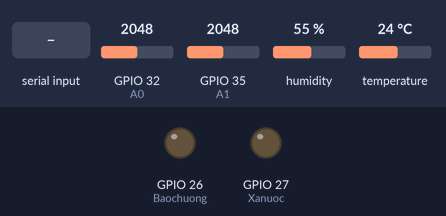
The sketch below on a simulated ESP32. Shown: output pins drawn as LEDs (lit = HIGH). The inputs (shaded band) are chosen by the test bench; at power-on: GPIO 35 (A1) = 2048, temperature 24 °C, GPIO 32 (A0) = 2048, humidity 55 %. WiFi joins after 1.5 s; servers stay silent unless stated; what the sketch prints to the serial monitor is not drawn.

Above: at 4.0 s.
4.1 s: GPIO 35 (A1) set to 3147
10.7 s: GPIO 35 (A1) set to 3273
At 16.8 s:
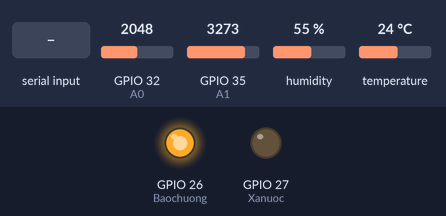
17.1 s: temperature set to 41 °C
23.4 s: "Ack*" received over the second serial link
At 24.4 s:
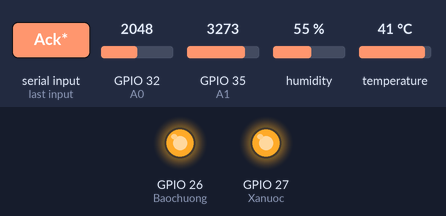
25.0 s: "From_2*" received over the second serial link
At 25.5 s:
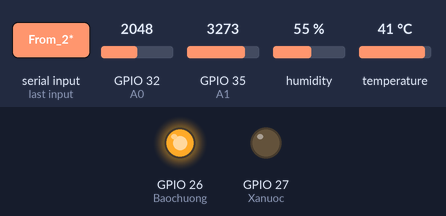
Timing chart, 0 to 32.7 s (numbered marks = the images above; inputs shaded):
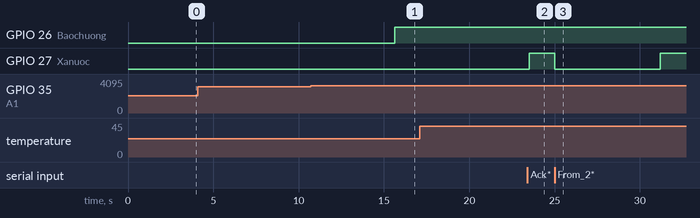

Measured:
- the behaviour switches between 3200 and 3201 on GPIO 35 (A1) (found by bisection; images 0 and 1)
- after the input at 4.1 s, every drawn part: stays the same
- after the input at 10.7 s, GPIO 26 (Baochuong): LOW → HIGH after 4.9 s
- after the input at 17.1 s, every drawn part: stays the same
- after the input at 23.4 s, GPIO 27 (Xanuoc): LOW → HIGH after 0.10 s
- after the input at 25.0 s, GPIO 27 (Xanuoc): HIGH → LOW at once, → HIGH 6.2 s later

The sketch:

Floor_1.ino
```cpp
#define BLYNK_TEMPLATE_ID "TMPL69m0tG7kg"
#define BLYNK_TEMPLATE_NAME "Project TKHT"

#include <WiFi.h>
#include <WiFiClient.h>
#include <BlynkSimpleEsp32.h>
#include <DHT.h>
#include <HardwareSerial.h>
#include <string.h>
#include <Wire.h>
#include <esp_sleep.h>

#define uS_TO_S_FACTOR 1000000ULL  // Hệ số chuyển đổi từ micro giây sang giây
#define DHTPIN 33  // Chân tín hiệu của cảm biến nhiệt độ
#define A0 32      // Chân tín hiệu của cảm biến khói
#define A1 35      // Chân tín hiệu của cảm biến lửa
#define DHTTYPE DHT11
#define LUA 3200
#define KHOI 3500
#define NHIET 33.5

DHT dht(DHTPIN, DHTTYPE);

#define Baochuong 26 // Chân điều khiển báo chuông
#define Xanuoc 27    // Chân điều khiển xả nước

char auth[] = "09b_f0OBfHzFsh19WrAER1ju0_HPIemx";
// Your WiFi credentials.
// Set password to "" for open networks.
char ssid[] = "snn";
char pass[] = "namnamnam";

int count = 0;
int dem_lua = 0;
int dem_khoi = 0;

HardwareSerial ZigbeeSerial (2);  // 16 : Rx 17 :Tx   của ESP32

void setup() {
    ZigbeeSerial.begin(9600);
    Serial.begin(9600);
    dht.begin();
    pinMode(Baochuong, OUTPUT);
    pinMode(Xanuoc, OUTPUT);
    pinMode(A0, INPUT);
    pinMode(A1, INPUT);
    Blynk.begin(auth, ssid, pass);
    Serial.println("ESP32 Awake!");
    delay(1000);
}
String data = "From_1";
// Hàm điều khiển output

void baochuong() {
    digitalWrite(Baochuong, HIGH);
    digitalWrite(Xanuoc, LOW);
    delay(1000);
}

void xanuoc() {
    digitalWrite(Baochuong, HIGH);
    digitalWrite(Xanuoc, HIGH);
    delay(1000);
}

void offdevice() {
    digitalWrite(Baochuong, LOW);
    digitalWrite(Xanuoc, LOW);
}

void TruyenThongBaoChay(){

  // gửi dữ liệu đến tầng 2
	String send_data = data + "*";
	ZigbeeSerial.print(send_data);
  Serial.println("Message sent to floor 2");

  // Đợi phản hồi từ tầng 2
  unsigned long startTime = millis();
  bool receiverAck =  false ;

  while((millis() - startTime)< 5000 ){ // wate 5 seconds
    if (ZigbeeSerial.available() > 0) {
      String Ack = ZigbeeSerial.readStringUntil('*');
      if( Ack == "Ack"){
        receiverAck = true;
        break;
      }
    }
  }


  if (!receiverAck){
    // Nếu không nhạn được ACK từ tầng 2 , gửi trực tiếp đến tầng 3
    Serial.println ("No Ack from floor , sending to floor 3");
    ZigbeeSerial.print(send_data);
  }
  delay(100);
}


void NhanThongBaoChay() {
	String i;
	i = ZigbeeSerial.readStringUntil('*'); //  i="From_2_To_1" or "From_3_To_1";
	if((i == "From_2")||(i == "From_3")){
    count=0;
    Serial.println(i);
    Serial.println(" Co chay nhe  ");
		baochuong();
	}
  delay(100);
}

// Hàm kiểm tra khói
void checksmoke(int smoke) {
    Blynk.run();
    Blynk.virtualWrite(V1,smoke);
    NhanThongBaoChay();
    Serial.print("Gia tri khoi: ");
    Serial.println(smoke);
    Serial.print("Giá trị bộ đếm khói: ");
    Serial.println(dem_khoi);
    if (smoke < KHOI) {
        count=0;
        dem_khoi++;
        Blynk.virtualWrite(V3,"Floor 1 - Has Problem !!!");
        if (dem_khoi > 5) {
            xanuoc();
            while (analogRead(A0) < KHOI) {
                Blynk.virtualWrite(V0,dht.readTemperature());
                Blynk.virtualWrite(V1,analogRead(A0));
                Blynk.virtualWrite(V2,analogRead(A1));
                Blynk.virtualWrite(V3,"Floor 1 - Fireee !!!");
                TruyenThongBaoChay();
                Serial.print("Gia tri khoi: ");
                Serial.println(analogRead(A0));
                xanuoc();
                delay(1000);
            }
            offdevice();
            dem_khoi = 0;
            dem_lua  = 0;
            checkfire(analogRead(A1));
        } else {
            baochuong();
            checknhiet(dht.readTemperature());
        }

    }else {
        if(analogRead(A1)<LUA){
        Blynk.virtualWrite(V3,"Floor 1 - Stability!!!");
        }
        count++;
        offdevice();
        dem_khoi = 0;
      if (count >= 5) {
        count = 0;
        goToSleep(5);
      }else{
        delay(1000);
        checkfire(analogRead(A1));
    }
  }
}

// Hàm kiểm tra nhiệt độ
void checknhiet(float t) {
    Blynk.run();
    Blynk.virtualWrite(V0,t);
    NhanThongBaoChay();
    Serial.print("Gia tri Nhiet: ");
    Serial.println(t);
  // float h = dht.readTemperature();

  if (isnan(t)) {
    Serial.println("Failed to read from DHT sensor!");
  }
    if (t > NHIET) {
        Blynk.virtualWrite(V3,"Floor 1 - Fireee!!!");
        Blynk.virtualWrite(V0,dht.readTemperature());
        Blynk.virtualWrite(V1,analogRead(A0));
        Blynk.virtualWrite(V2,analogRead(A1));
        count=0;
        TruyenThongBaoChay();
        xanuoc();
        dem_khoi = 0;
        dem_lua  = 0;
        checknhiet(dht.readTemperature());
    } else {
        delay(1000);
        checksmoke(analogRead(A0));
    }
}

// Hàm kiểm tra lửa
void checkfire(int fire) {
    Blynk.run();
    Blynk.virtualWrite(V2,analogRead(A1));
    NhanThongBaoChay();
    Serial.print("Gia tri lua: ");
    Serial.println(fire);
    if (fire < LUA) {
        Blynk.virtualWrite(V3,"Floor 1 - Has Problem !!!");
        count=0;
        Serial.print("Gia trị bộ đếm lửa: ");
        Serial.println(dem_lua);
        dem_lua++;
        if (dem_lua >= 10) {
            baochuong();
            dem_lua = 0;
            dem_khoi = 0;
            while (analogRead(A1) < LUA) {
                Blynk.virtualWrite(V3,"Floor 1 - Fireee !!!");
                Blynk.virtualWrite(V0,dht.readTemperature());
                Blynk.virtualWrite(V1,analogRead(A0));
                Blynk.virtualWrite(V2,analogRead(A1));
                TruyenThongBaoChay();
                Serial.print("Gia tri Lua: ");
                Serial.println(analogRead(A1));
                xanuoc();
                delay(100);
            }
            offdevice();
            checknhiet(dht.readTemperature());
        } else {
            offdevice();
            checknhiet(dht.readTemperature());
        }

    } else {
        Blynk.virtualWrite(V3,"Floor 1 - Stability!!!");
        dem_lua = 0;
        offdevice();
        delay(1000);
        checksmoke(analogRead(A0));
    }

}
void goToSleep(int sleep_time_sec) {
    Serial.println("Going to sleep now");
    esp_sleep_enable_timer_wakeup(sleep_time_sec * uS_TO_S_FACTOR);
    Serial.flush();
    esp_deep_sleep_start();
}

void loop() {
    float temp = dht.readTemperature();
    int smoke = analogRead(A0);
    int fire = analogRead(A1);
    NhanThongBaoChay();
    Blynk.run();
    Blynk.virtualWrite(V3,"Floor 1 - Stability!!!");
    Blynk.virtualWrite(V0,temp);
    Blynk.virtualWrite(V1,smoke);
    Blynk.virtualWrite(V2,fire);

    if (smoke < KHOI || temp < NHIET || fire > LUA) {
        if (smoke > KHOI) {
            Serial.print("Gia tri Khoi: ");
            Serial.println(smoke);
            checksmoke(smoke);
        }
        if (temp > NHIET) {
            Serial.print("Gia tri Nhiet: ");
            Serial.println(temp);
            checknhiet(temp);
        }
        if (fire > LUA) {
            Serial.print("Gia tri Lua: ");
            Serial.println(fire);
            checkfire(fire);
        }
    }
        else {
        count++;
        Blynk.virtualWrite(V3,"Floor 1 - Stability!!!");
        Serial.println("No problem");
        if (count >= 15) {
            count = 0;
            goToSleep(5); // Deep sleep for 10 seconds
        }
    }
    delay(100); // Độ trễ để tránh quá tải CPU
}
```
